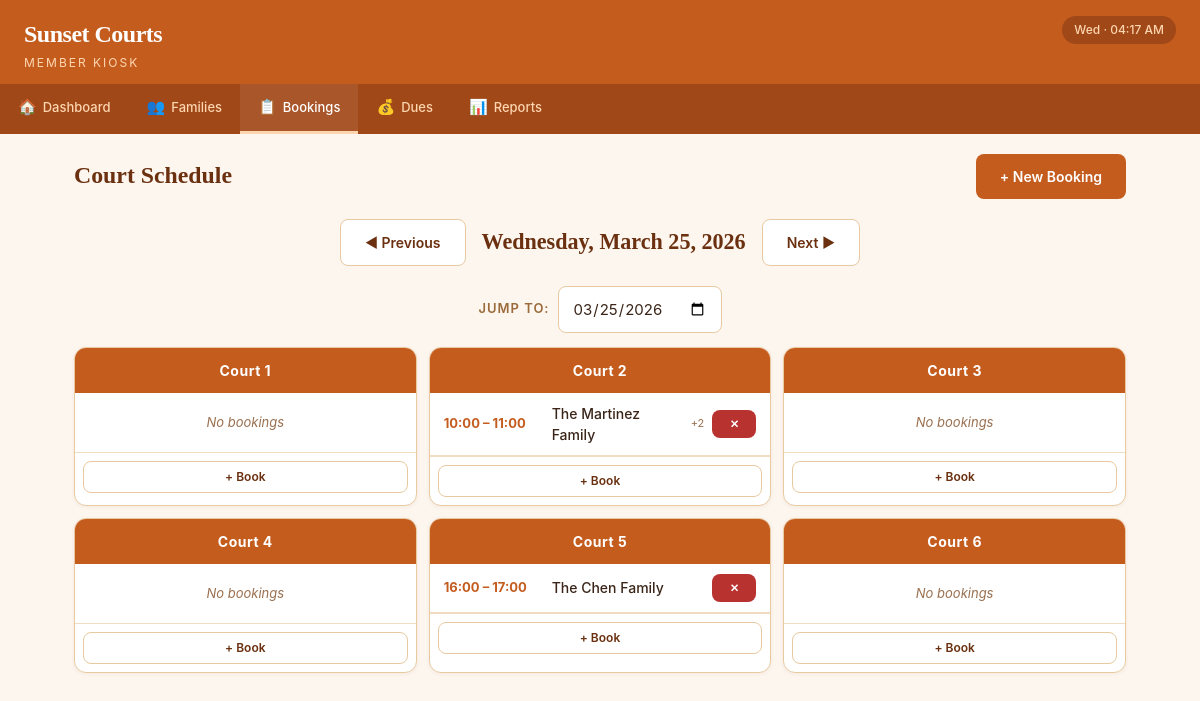
Before: /bookings with the older database file.
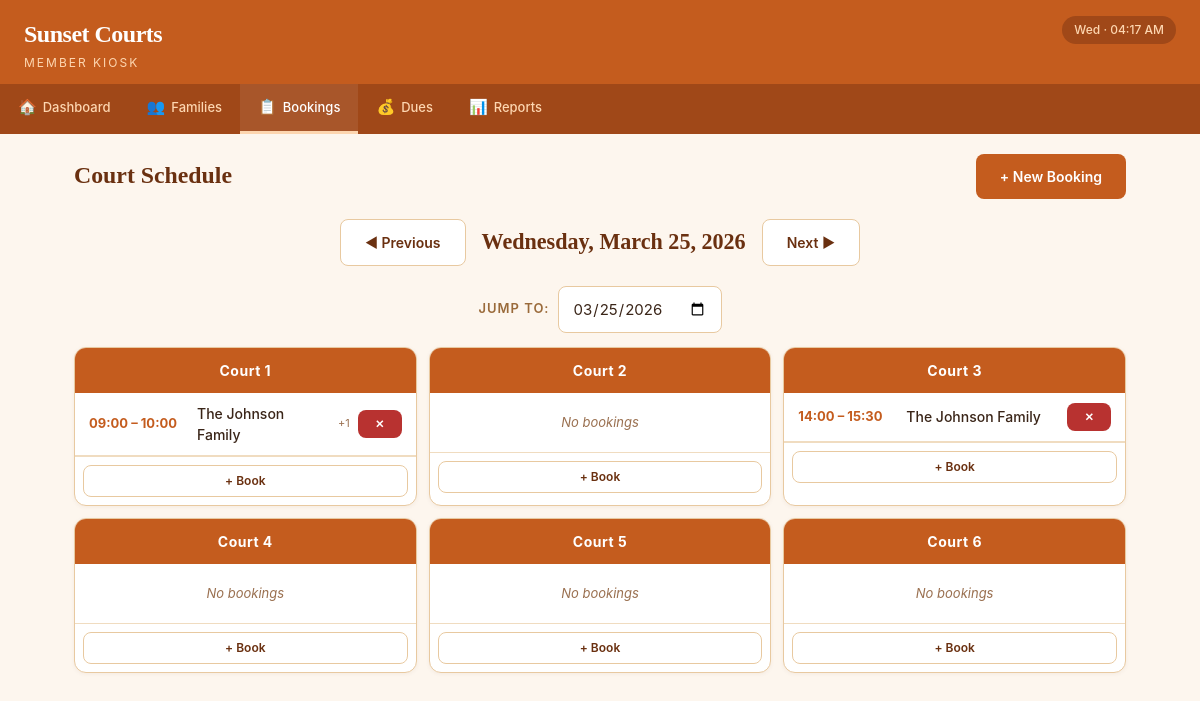
After: the same page with the newer database file.
### tables this page shows
CREATE TABLE courts (
            court_id    INTEGER PRIMARY KEY AUTOINCREMENT,
            court_name  TEXT    NOT NULL UNIQUE,
            status      TEXT    NOT NULL DEFAULT 'Available'
        );

CREATE TABLE bookings (
            booking_id      INTEGER  PRIMARY KEY AUTOINCREMENT,
            family_id       INTEGER  NOT NULL,
            court_id        INTEGER  NOT NULL,
            booking_date    DATE     NOT NULL,
            start_time      TEXT     NOT NULL,
            end_time        TEXT     NOT NULL,
            guest_count     INTEGER  NOT NULL DEFAULT 0,
            notes           TEXT,
            is_cancelled    INTEGER  NOT NULL DEFAULT 0,
            created_at      DATETIME NOT NULL DEFAULT (datetime('now')),
            FOREIGN KEY (family_id) REFERENCES families(family_id) ON DELETE CASCADE,
            FOREIGN KEY (court_id)  REFERENCES courts(court_id)  ON DELETE CASCADE
        );

CREATE TABLE families (
            family_id       INTEGER PRIMARY KEY AUTOINCREMENT,
            family_name     TEXT    NOT NULL,
            primary_contact TEXT,
            phone           TEXT,
            email           TEXT,
            join_date       DATE    NOT NULL DEFAULT (date('now')),
            is_banned       INTEGER NOT NULL DEFAULT 0,
            notes           TEXT,
            created_at      DATETIME NOT NULL DEFAULT (datetime('now'))
        );

### app.py (the view)
@app.route('/bookings')
def booking_calendar():
    view_date = request.args.get('date', date.today().isoformat())
    try:
        current_date = datetime.strptime(view_date, '%Y-%m-%d').date()
    except ValueError:
        current_date = date.today()
    prev_date = (current_date - timedelta(days=1)).isoformat()
    next_date = (current_date + timedelta(days=1)).isoformat()
    courts = query_db('SELECT * FROM courts ORDER BY court_id')
    bookings = query_db('''
        SELECT b.*, f.family_name, f.is_banned, c.court_name
        FROM bookings b
        JOIN families f ON b.family_id = f.family_id
        JOIN courts c ON b.court_id = c.court_id
        WHERE b.booking_date = ? AND b.is_cancelled = 0
        ORDER BY c.court_id, b.start_time
    ''', (current_date.isoformat(),))
    court_bookings = {c['court_id']: [] for c in courts}
    for b in bookings:
        court_bookings[b['court_id']].append(b)
    return render_template('bookings/calendar.html',
                           courts=courts, court_bookings=court_bookings,
                           current_date=current_date,
                           prev_date=prev_date, next_date=next_date)

### app.py (called while the page is built)
@app.context_processor
def inject_globals():
    now = datetime.now()
    return {
        'today_display': now.strftime('%a · %I:%M %p')
    }

### db.py (called while the page is built)
def get_db():
    conn = sqlite3.connect(DB_PATH)
    conn.execute("PRAGMA foreign_keys = ON")
    conn.row_factory = sqlite3.Row
    return conn

def query_db(query, args=(), one=False):
    conn = get_db()
    try:
        cursor = conn.execute(query, args)
        results = cursor.fetchall()
        return results[0] if one and results else (None if one else results)
    finally:
        conn.close()

### templates/bookings/calendar.html (shortened to what this page needs)
{% extends "base.html" %}
{% block content %}
<div class="page-header">
    <h2>Court Schedule</h2>
    <a href="{{ url_for('booking_add', date=current_date.isoformat()) }}" class="btn btn-primary">+ New Booking</a>
</div>
<div class="calendar-nav">
    <a href="{{ url_for('booking_calendar', date=prev_date) }}" class="btn btn-outline">◀ Previous</a>
    <div class="current-date">{{ current_date.strftime('%A, %B %d, %Y') }}</div>
    <a href="{{ url_for('booking_calendar', date=next_date) }}" class="btn btn-outline">Next ▶</a>
</div>
<div style="text-align:center;margin-bottom:14px;">
    <form method="GET" action="{{ url_for('booking_calendar') }}" style="display:inline-flex;gap:8px;align-items:center;">
        <label style="font-weight:600;font-size:13px;color:var(--text-section);text-transform:uppercase;letter-spacing:1px;">Jump to:</label>
        <input type="date" name="date" value="{{ current_date.isoformat() }}" style="width:auto;" onchange="this.form.submit()">
    </form>
</div>
<div class="court-columns">
    {% for court in courts %}
    <div class="court-column">
        <div class="court-column-header">{{ court.court_name }}</div>
        {% if court_bookings[court.court_id] %}
            {% for b in court_bookings[court.court_id] %}
            <div class="booking-slot">
                <span class="time">{{ b.start_time }} – {{ b.end_time }}</span>
                <span class="family">
                    <a href="{{ url_for('booking_view', booking_id=b.booking_id) }}" style="color:var(--text);">{{ b.family_name }}</a>
                </span>
                {% if b.guest_count > 0 %}<span class="guests">+{{ b.guest_count }}</span>{% endif %}
                <form method="POST" action="{{ url_for('booking_cancel', booking_id=b.booking_id) }}" style="display:inline;"
                      onsubmit="return confirm('Cancel this booking?');">
                    <button type="submit" class="btn btn-danger btn-sm" style="padding:4px 8px;min-height:28px;font-size:11px;">✕</button>
                </form>
            </div>
            {% endfor %}
        {% else %}
            <div class="no-bookings">No bookings</div>
        {% endif %}
        <div style="padding:8px;text-align:center;border-top:1px solid var(--border-light);">
            <a href="{{ url_for('booking_add', date=current_date.isoformat(), court=court.court_id) }}" class="btn btn-outline btn-sm btn-block">+ Book</a>
        </div>
    </div>
    {% endfor %}
</div>
{% endblock %}

### templates/base.html (shortened to what this page needs)
<!DOCTYPE html>
<html lang="en">
<head>
    <link rel="stylesheet" href="{{ url_for('static', filename='css/style.css') }}">
</head>
<body>
    <header class="site-header">
        <div class="header-top">
            <div>
                <div class="site-logo">Sunset Courts</div>
                <div class="site-subtitle">Member Kiosk</div>
            </div>
            <div class="header-badge">{{ today_display }}</div>
        </div>
        <nav class="header-strip">
            <a href="{{ url_for('dashboard') }}" class="{% if request.endpoint == 'dashboard' %}active{% endif %}">
                <span class="nav-icon">🏠</span> Dashboard
            </a>
            <a href="{{ url_for('member_list') }}" class="{% if request.endpoint and 'member' in request.endpoint %}active{% endif %}">
                <span class="nav-icon">👥</span> Families
            </a>
            <a href="{{ url_for('booking_calendar') }}" class="{% if request.endpoint and 'booking' in request.endpoint %}active{% endif %}">
                <span class="nav-icon">📋</span> Bookings
            </a>
            <a href="{{ url_for('dues_list') }}" class="{% if request.endpoint and 'dues' in request.endpoint %}active{% endif %}">
                <span class="nav-icon">💰</span> Dues
            </a>
            <a href="{{ url_for('reports_home') }}" class="{% if request.endpoint and 'report' in request.endpoint %}active{% endif %}">
                <span class="nav-icon">📊</span> Reports
            </a>
        </nav>
    </header>
    <div class="container">
        {% block content %}{% endblock %}
    </div>
</body>
</html>

Changed rows visible on the page:
changed courts "Court 1": gains bookings (start_time "09:00", end_time "10:00", family_name "The Johnson Family", guest_count "1"); no longer shows "No bookings"
changed courts "Court 2": loses bookings (start_time "10:00", end_time "11:00", family_name "The Martinez Family", guest_count "2"); now shows "No bookings"
changed courts "Court 3": gains bookings (start_time "14:00", end_time "15:30", family_name "The Johnson Family"); no longer shows "No bookings"
changed courts "Court 5": loses bookings (start_time "16:00", end_time "17:00", family_name "The Chen Family"); now shows "No bookings"
